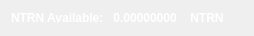
    <widget class="QWidget" name="layoutWidget">
     <property name="geometry">
      <rect>
       <x>6</x>
       <y>12</y>
       <width>254</width>
       <height>20</height>
      </rect>
     </property>
     <layout class="QHBoxLayout" name="horizontalLayout">
      <item>
       <widget class="QLabel" name="label232_2">
        <property name="palette">
         <palette>
          <active>
           <colorrole role="WindowText">
            <brush brushstyle="SolidPattern">
             <color alpha="255">
              <red>255</red>
              <green>255</green>
              <blue>255</blue>
             </color>
            </brush>
           </colorrole>
           <colorrole role="Button">
            <brush brushstyle="SolidPattern">
             <color alpha="255">
              <red>90</red>
              <green>90</green>
              <blue>90</blue>
             </color>
            </brush>
           </colorrole>
           <colorrole role="Text">
            <brush brushstyle="SolidPattern">
             <color alpha="255">
              <red>255</red>
              <green>255</green>
              <blue>255</blue>
             </color>
            </brush>
           </colorrole>
           <colorrole role="ButtonText">
            <brush brushstyle="SolidPattern">
             <color alpha="255">
              <red>255</red>
              <green>255</green>
              <blue>255</blue>
             </color>
            </brush>
           </colorrole>
           <colorrole role="Base">
            <brush brushstyle="SolidPattern">
             <color alpha="255">
              <red>90</red>
              <green>90</green>
              <blue>90</blue>
             </color>
            </brush>
           </colorrole>
           <colorrole role="Window">
            <brush brushstyle="SolidPattern">
             <color alpha="255">
              <red>90</red>
              <green>90</green>
              <blue>90</blue>
             </color>
            </brush>
           </colorrole>
           <colorrole role="AlternateBase">
            <brush brushstyle="SolidPattern">
             <color alpha="255">
              <red>138</red>
              <green>138</green>
              <blue>138</blue>
             </color>
            </brush>
           </colorrole>
          </active>
          <inactive>
           <colorrole role="WindowText">
            <brush brushstyle="SolidPattern">
             <color alpha="255">
              <red>255</red>
              <green>255</green>
              <blue>255</blue>
             </color>
            </brush>
           </colorrole>
           <colorrole role="Button">
            <brush brushstyle="SolidPattern">
             <color alpha="255">
              <red>90</red>
              <green>90</green>
              <blue>90</blue>
             </color>
            </brush>
           </colorrole>
           <colorrole role="Text">
            <brush brushstyle="SolidPattern">
             <color alpha="255">
              <red>255</red>
              <green>255</green>
              <blue>255</blue>
             </color>
            </brush>
           </colorrole>
           <colorrole role="ButtonText">
            <brush brushstyle="SolidPattern">
             <color alpha="255">
              <red>255</red>
              <green>255</green>
              <blue>255</blue>
             </color>
            </brush>
           </colorrole>
           <colorrole role="Base">
            <brush brushstyle="SolidPattern">
             <color alpha="255">
              <red>90</red>
              <green>90</green>
              <blue>90</blue>
             </color>
            </brush>
           </colorrole>
           <colorrole role="Window">
            <brush brushstyle="SolidPattern">
             <color alpha="255">
              <red>90</red>
              <green>90</green>
              <blue>90</blue>
             </color>
            </brush>
           </colorrole>
           <colorrole role="AlternateBase">
            <brush brushstyle="SolidPattern">
             <color alpha="255">
              <red>138</red>
              <green>138</green>
              <blue>138</blue>
             </color>
            </brush>
           </colorrole>
          </inactive>
          <disabled>
           <colorrole role="WindowText">
            <brush brushstyle="SolidPattern">
             <color alpha="255">
              <red>178</red>
              <green>178</green>
              <blue>178</blue>
             </color>
            </brush>
           </colorrole>
           <colorrole role="Button">
            <brush brushstyle="SolidPattern">
             <color alpha="255">
              <red>90</red>
              <green>90</green>
              <blue>90</blue>
             </color>
            </brush>
           </colorrole>
           <colorrole role="Text">
            <brush brushstyle="SolidPattern">
             <color alpha="255">
              <red>178</red>
              <green>178</green>
              <blue>178</blue>
             </color>
            </brush>
           </colorrole>
           <colorrole role="ButtonText">
            <brush brushstyle="SolidPattern">
             <color alpha="255">
              <red>178</red>
              <green>178</green>
              <blue>178</blue>
             </color>
            </brush>
           </colorrole>
           <colorrole role="Base">
            <brush brushstyle="SolidPattern">
             <color alpha="255">
              <red>90</red>
              <green>90</green>
              <blue>90</blue>
             </color>
            </brush>
           </colorrole>
           <colorrole role="Window">
            <brush brushstyle="SolidPattern">
             <color alpha="255">
              <red>90</red>
              <green>90</green>
              <blue>90</blue>
             </color>
            </brush>
           </colorrole>
           <colorrole role="AlternateBase">
            <brush brushstyle="SolidPattern">
             <color alpha="255">
              <red>138</red>
              <green>138</green>
              <blue>138</blue>
             </color>
            </brush>
           </colorrole>
          </disabled>
         </palette>
        </property>
        <property name="font">
         <font>
          <weight>75</weight>
          <bold>true</bold>
         </font>
        </property>
        <property name="text">
         <string>NTRN Available:</string>
        </property>
       </widget>
      </item>
      <item>
       <widget class="QLabel" name="ERCAvailableLabel">
        <property name="palette">
         <palette>
          <active>
           <colorrole role="WindowText">
            <brush brushstyle="SolidPattern">
             <color alpha="255">
              <red>255</red>
              <green>255</green>
              <blue>255</blue>
             </color>
            </brush>
           </colorrole>
           <colorrole role="Button">
            <brush brushstyle="SolidPattern">
             <color alpha="255">
              <red>90</red>
              <green>90</green>
              <blue>90</blue>
             </color>
            </brush>
           </colorrole>
           <colorrole role="Light">
            <brush brushstyle="SolidPattern">
             <color alpha="255">
              <red>0</red>
              <green>255</green>
              <blue>0</blue>
             </color>
            </brush>
           </colorrole>
           <colorrole role="Midlight">
            <brush brushstyle="SolidPattern">
             <color alpha="255">
              <red>0</red>
              <green>212</green>
              <blue>0</blue>
             </color>
            </brush>
           </colorrole>
           <colorrole role="Dark">
            <brush brushstyle="SolidPattern">
             <color alpha="255">
              <red>0</red>
              <green>85</green>
              <blue>0</blue>
             </color>
            </brush>
           </colorrole>
           <colorrole role="Mid">
            <brush brushstyle="SolidPattern">
             <color alpha="255">
              <red>0</red>
              <green>113</green>
              <blue>0</blue>
             </color>
            </brush>
           </colorrole>
           <colorrole role="Text">
            <brush brushstyle="SolidPattern">
             <color alpha="255">
              <red>255</red>
              <green>255</green>
              <blue>255</blue>
             </color>
            </brush>
           </colorrole>
           <colorrole role="BrightText">
            <brush brushstyle="SolidPattern">
             <color alpha="255">
              <red>255</red>
              <green>255</green>
              <blue>255</blue>
             </color>
            </brush>
           </colorrole>
           <colorrole role="ButtonText">
            <brush brushstyle="SolidPattern">
             <color alpha="255">
              <red>255</red>
              <green>255</green>
              <blue>255</blue>
             </color>
            </brush>
           </colorrole>
           <colorrole role="Base">
            <brush brushstyle="SolidPattern">
             <color alpha="255">
              <red>90</red>
              <green>90</green>
              <blue>90</blue>
             </color>
            </brush>
           </colorrole>
           <colorrole role="Window">
            <brush brushstyle="SolidPattern">
             <color alpha="255">
              <red>90</red>
              <green>90</green>
              <blue>90</blue>
             </color>
            </brush>
           </colorrole>
           <colorrole role="Shadow">
            <brush brushstyle="SolidPattern">
             <color alpha="255">
              <red>0</red>
              <green>0</green>
              <blue>0</blue>
             </color>
            </brush>
           </colorrole>
           <colorrole role="HighlightedText">
            <brush brushstyle="SolidPattern">
             <color alpha="255">
              <red>255</red>
              <green>255</green>
              <blue>255</blue>
             </color>
            </brush>
           </colorrole>
           <colorrole role="AlternateBase">
            <brush brushstyle="SolidPattern">
             <color alpha="255">
              <red>138</red>
              <green>138</green>
              <blue>138</blue>
             </color>
            </brush>
           </colorrole>
           <colorrole role="ToolTipBase">
            <brush brushstyle="SolidPattern">
             <color alpha="255">
              <red>255</red>
              <green>255</green>
              <blue>220</blue>
             </color>
            </brush>
           </colorrole>
           <colorrole role="ToolTipText">
            <brush brushstyle="SolidPattern">
             <color alpha="255">
              <red>255</red>
              <green>255</green>
              <blue>255</blue>
             </color>
            </brush>
           </colorrole>
          </active>
          <inactive>
           <colorrole role="WindowText">
            <brush brushstyle="SolidPattern">
             <color alpha="255">
              <red>255</red>
              <green>255</green>
              <blue>255</blue>
             </color>
            </brush>
           </colorrole>
           <colorrole role="Button">
            <brush brushstyle="SolidPattern">
             <color alpha="255">
              <red>90</red>
              <green>90</green>
              <blue>90</blue>
             </color>
            </brush>
           </colorrole>
           <colorrole role="Light">
            <brush brushstyle="SolidPattern">
             <color alpha="255">
              <red>0</red>
              <green>255</green>
              <blue>0</blue>
             </color>
            </brush>
           </colorrole>
           <colorrole role="Midlight">
            <brush brushstyle="SolidPattern">
             <color alpha="255">
              <red>0</red>
              <green>212</green>
              <blue>0</blue>
             </color>
            </brush>
           </colorrole>
           <colorrole role="Dark">
            <brush brushstyle="SolidPattern">
             <color alpha="255">
              <red>0</red>
              <green>85</green>
              <blue>0</blue>
             </color>
            </brush>
           </colorrole>
           <colorrole role="Mid">
            <brush brushstyle="SolidPattern">
             <color alpha="255">
              <red>0</red>
              <green>113</green>
              <blue>0</blue>
             </color>
            </brush>
           </colorrole>
           <colorrole role="Text">
            <brush brushstyle="SolidPattern">
             <color alpha="255">
              <red>255</red>
              <green>255</green>
              <blue>255</blue>
             </color>
            </brush>
           </colorrole>
           <colorrole role="BrightText">
            <brush brushstyle="SolidPattern">
             <color alpha="255">
              <red>255</red>
              <green>255</green>
              <blue>255</blue>
             </color>
            </brush>
           </colorrole>
           <colorrole role="ButtonText">
            <brush brushstyle="SolidPattern">
             <color alpha="255">
              <red>255</red>
              <green>255</green>
              <blue>255</blue>
             </color>
            </brush>
           </colorrole>
           <colorrole role="Base">
            <brush brushstyle="SolidPattern">
             <color alpha="255">
              <red>90</red>
              <green>90</green>
              <blue>90</blue>
             </color>
            </brush>
           </colorrole>
           <colorrole role="Window">
            <brush brushstyle="SolidPattern">
             <color alpha="255">
              <red>90</red>
              <green>90</green>
              <blue>90</blue>
             </color>
            </brush>
           </colorrole>
           <colorrole role="Shadow">
            <brush brushstyle="SolidPattern">
             <color alpha="255">
              <red>0</red>
              <green>0</green>
              <blue>0</blue>
             </color>
            </brush>
           </colorrole>
           <colorrole role="HighlightedText">
            <brush brushstyle="SolidPattern">
             <color alpha="255">
              <red>255</red>
              <green>255</green>
              <blue>255</blue>
             </color>
            </brush>
           </colorrole>
           <colorrole role="AlternateBase">
            <brush brushstyle="SolidPattern">
             <color alpha="255">
              <red>138</red>
              <green>138</green>
              <blue>138</blue>
             </color>
            </brush>
           </colorrole>
           <colorrole role="ToolTipBase">
            <brush brushstyle="SolidPattern">
             <color alpha="255">
              <red>255</red>
              <green>255</green>
              <blue>220</blue>
             </color>
            </brush>
           </colorrole>
           <colorrole role="ToolTipText">
            <brush brushstyle="SolidPattern">
             <color alpha="255">
              <red>255</red>
              <green>255</green>
              <blue>255</blue>
             </color>
            </brush>
           </colorrole>
          </inactive>
          <disabled>
           <colorrole role="WindowText">
            <brush brushstyle="SolidPattern">
             <color alpha="255">
              <red>178</red>
              <green>178</green>
              <blue>178</blue>
             </color>
            </brush>
           </colorrole>
           <colorrole role="Button">
            <brush brushstyle="SolidPattern">
             <color alpha="255">
              <red>90</red>
              <green>90</green>
              <blue>90</blue>
             </color>
            </brush>
           </colorrole>
           <colorrole role="Light">
            <brush brushstyle="SolidPattern">
             <color alpha="255">
              <red>0</red>
              <green>255</green>
              <blue>0</blue>
             </color>
            </brush>
           </colorrole>
           <colorrole role="Midlight">
            <brush brushstyle="SolidPattern">
             <color alpha="255">
              <red>0</red>
              <green>212</green>
              <blue>0</blue>
             </color>
            </brush>
           </colorrole>
           <colorrole role="Dark">
            <brush brushstyle="SolidPattern">
             <color alpha="255">
              <red>0</red>
              <green>85</green>
              <blue>0</blue>
             </color>
            </brush>
           </colorrole>
           <colorrole role="Mid">
            <brush brushstyle="SolidPattern">
             <color alpha="255">
              <red>0</red>
              <green>113</green>
              <blue>0</blue>
             </color>
            </brush>
           </colorrole>
           <colorrole role="Text">
            <brush brushstyle="SolidPattern">
             <color alpha="255">
              <red>178</red>
              <green>178</green>
              <blue>178</blue>
             </color>
            </brush>
           </colorrole>
           <colorrole role="BrightText">
            <brush brushstyle="SolidPattern">
             <color alpha="255">
              <red>255</red>
              <green>255</green>
              <blue>255</blue>
             </color>
            </brush>
           </colorrole>
           <colorrole role="ButtonText">
            <brush brushstyle="SolidPattern">
             <color alpha="255">
              <red>178</red>
              <green>178</green>
              <blue>178</blue>
             </color>
            </brush>
           </colorrole>
           <colorrole role="Base">
            <brush brushstyle="SolidPattern">
             <color alpha="255">
              <red>90</red>
              <green>90</green>
              <blue>90</blue>
             </color>
            </brush>
           </colorrole>
           <colorrole role="Window">
            <brush brushstyle="SolidPattern">
             <color alpha="255">
              <red>90</red>
              <green>90</green>
              <blue>90</blue>
             </color>
            </brush>
           </colorrole>
           <colorrole role="Shadow">
            <brush brushstyle="SolidPattern">
             <color alpha="255">
              <red>0</red>
              <green>0</green>
              <blue>0</blue>
             </color>
            </brush>
           </colorrole>
           <colorrole role="HighlightedText">
            <brush brushstyle="SolidPattern">
             <color alpha="255">
              <red>255</red>
              <green>255</green>
              <blue>255</blue>
             </color>
            </brush>
           </colorrole>
           <colorrole role="AlternateBase">
            <brush brushstyle="SolidPattern">
             <color alpha="255">
              <red>138</red>
              <green>138</green>
              <blue>138</blue>
             </color>
            </brush>
           </colorrole>
           <colorrole role="ToolTipBase">
            <brush brushstyle="SolidPattern">
             <color alpha="255">
              <red>255</red>
              <green>255</green>
              <blue>220</blue>
             </color>
            </brush>
           </colorrole>
           <colorrole role="ToolTipText">
            <brush brushstyle="SolidPattern">
             <color alpha="255">
              <red>255</red>
              <green>255</green>
              <blue>255</blue>
             </color>
            </brush>
           </colorrole>
          </disabled>
         </palette>
        </property>
        <property name="font">
         <font>
          <weight>75</weight>
          <bold>true</bold>
         </font>
        </property>
        <property name="text">
         <string> 0.00000000 </string>
        </property>
        <property name="textInteractionFlags">
         <set>Qt::LinksAccessibleByMouse|Qt::TextSelectableByKeyboard|Qt::TextSelectableByMouse</set>
        </property>
       </widget>
      </item>
      <item>
       <widget class="QLabel" name="labelERC">
        <property name="palette">
         <palette>
          <active>
           <colorrole role="WindowText">
            <brush brushstyle="SolidPattern">
             <color alpha="255">
              <red>255</red>
              <green>255</green>
              <blue>255</blue>
             </color>
            </brush>
           </colorrole>
           <colorrole role="Button">
            <brush brushstyle="SolidPattern">
             <color alpha="255">
              <red>90</red>
              <green>90</green>
              <blue>90</blue>
             </color>
            </brush>
           </colorrole>
           <colorrole role="Text">
            <brush brushstyle="SolidPattern">
             <color alpha="255">
              <red>255</red>
              <green>255</green>
              <blue>255</blue>
             </color>
            </brush>
           </colorrole>
           <colorrole role="ButtonText">
            <brush brushstyle="SolidPattern">
             <color alpha="255">
              <red>255</red>
              <green>255</green>
              <blue>255</blue>
             </color>
            </brush>
           </colorrole>
           <colorrole role="Base">
            <brush brushstyle="SolidPattern">
             <color alpha="255">
              <red>90</red>
              <green>90</green>
              <blue>90</blue>
             </color>
            </brush>
           </colorrole>
           <colorrole role="Window">
            <brush brushstyle="SolidPattern">
             <color alpha="255">
              <red>90</red>
              <green>90</green>
              <blue>90</blue>
             </color>
            </brush>
           </colorrole>
          </active>
          <inactive>
           <colorrole role="WindowText">
            <brush brushstyle="SolidPattern">
             <color alpha="255">
              <red>255</red>
              <green>255</green>
              <blue>255</blue>
             </color>
            </brush>
           </colorrole>
           <colorrole role="Button">
            <brush brushstyle="SolidPattern">
             <color alpha="255">
              <red>90</red>
              <green>90</green>
              <blue>90</blue>
             </color>
            </brush>
           </colorrole>
           <colorrole role="Text">
            <brush brushstyle="SolidPattern">
             <color alpha="255">
              <red>255</red>
              <green>255</green>
              <blue>255</blue>
             </color>
            </brush>
           </colorrole>
           <colorrole role="ButtonText">
            <brush brushstyle="SolidPattern">
             <color alpha="255">
              <red>255</red>
              <green>255</green>
              <blue>255</blue>
             </color>
            </brush>
           </colorrole>
           <colorrole role="Base">
            <brush brushstyle="SolidPattern">
             <color alpha="255">
              <red>90</red>
              <green>90</green>
              <blue>90</blue>
             </color>
            </brush>
           </colorrole>
           <colorrole role="Window">
            <brush brushstyle="SolidPattern">
             <color alpha="255">
              <red>90</red>
              <green>90</green>
              <blue>90</blue>
             </color>
            </brush>
           </colorrole>
          </inactive>
          <disabled>
           <colorrole role="WindowText">
            <brush brushstyle="SolidPattern">
             <color alpha="255">
              <red>178</red>
              <green>178</green>
              <blue>178</blue>
             </color>
            </brush>
           </colorrole>
           <colorrole role="Button">
            <brush brushstyle="SolidPattern">
             <color alpha="255">
              <red>90</red>
              <green>90</green>
              <blue>90</blue>
             </color>
            </brush>
           </colorrole>
           <colorrole role="Text">
            <brush brushstyle="SolidPattern">
             <color alpha="255">
              <red>178</red>
              <green>178</green>
              <blue>178</blue>
             </color>
            </brush>
           </colorrole>
           <colorrole role="ButtonText">
            <brush brushstyle="SolidPattern">
             <color alpha="255">
              <red>178</red>
              <green>178</green>
              <blue>178</blue>
             </color>
            </brush>
           </colorrole>
           <colorrole role="Base">
            <brush brushstyle="SolidPattern">
             <color alpha="255">
              <red>90</red>
              <green>90</green>
              <blue>90</blue>
             </color>
            </brush>
           </colorrole>
           <colorrole role="Window">
            <brush brushstyle="SolidPattern">
             <color alpha="255">
              <red>90</red>
              <green>90</green>
              <blue>90</blue>
             </color>
            </brush>
           </colorrole>
          </disabled>
         </palette>
        </property>
        <property name="font">
         <font>
          <weight>75</weight>
          <bold>true</bold>
         </font>
        </property>
        <property name="text">
         <string> NTRN</string>
        </property>
       </widget>
      </item>
     </layout>
    </widget>
